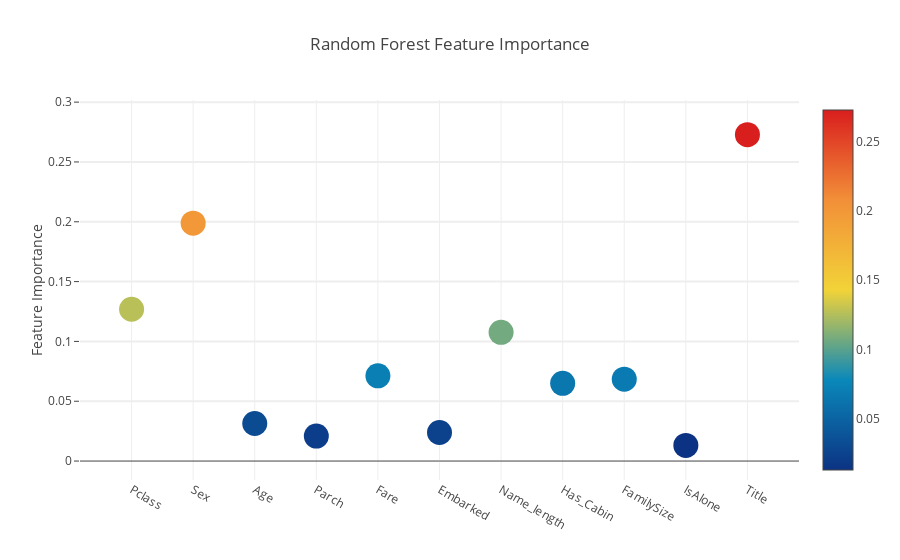
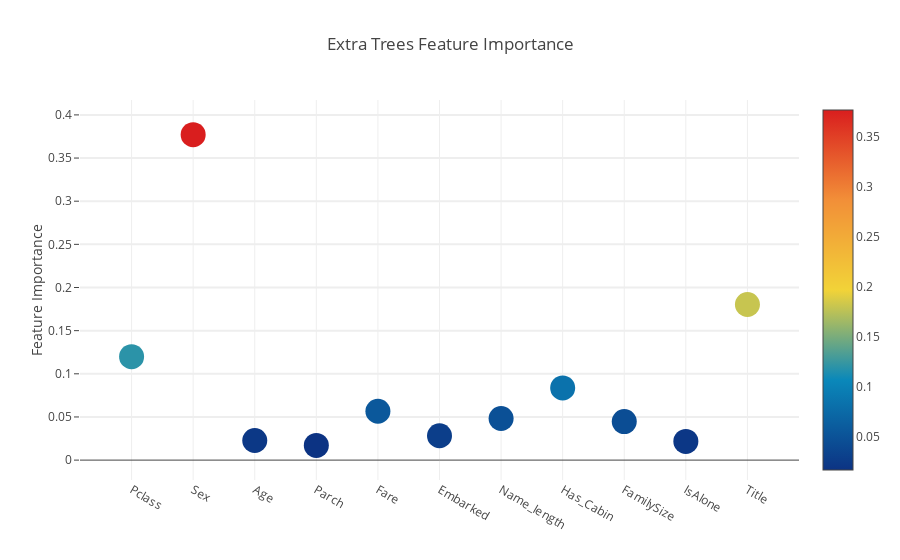
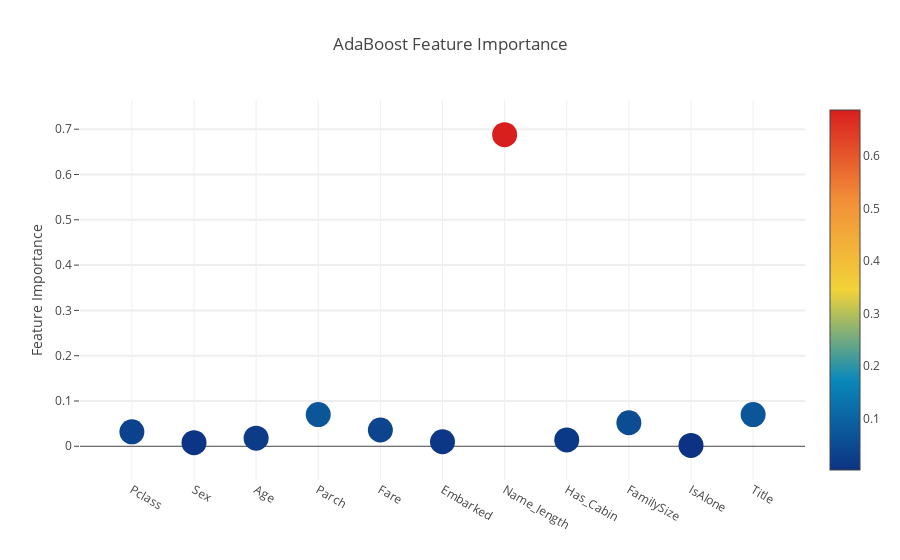
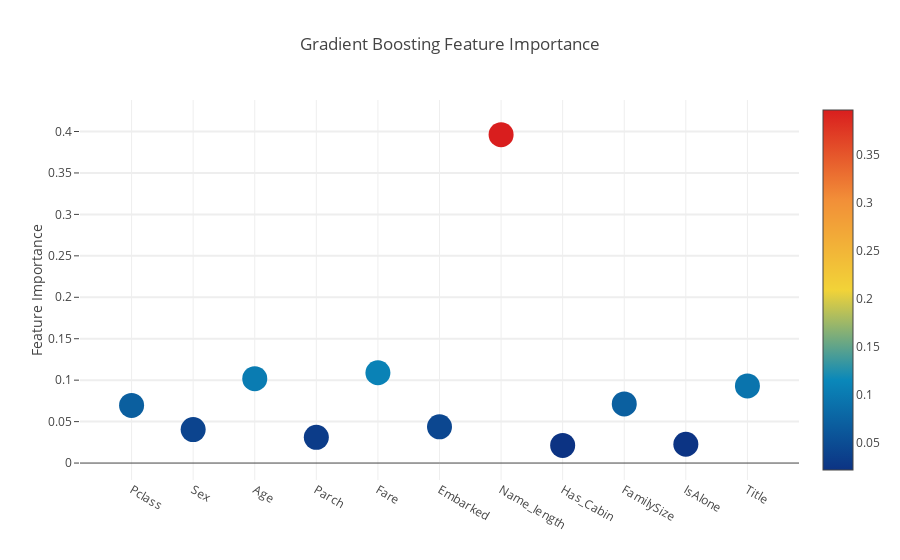

Source (notebook cell) for these figures, in order:
### Markdown cell above
**Interactive feature importances via Plotly scatterplots**

I'll use the interactive Plotly package at this juncture to visualise the feature importances values of the different classifiers

### Code cell
# Scatter plot 
trace = go.Scatter(
    y = feature_dataframe['Random Forest feature importances'].values,
    x = feature_dataframe['features'].values,
    mode='markers',
    marker=dict(
        sizemode = 'diameter',
        sizeref = 1,
        size = 25,
        color = feature_dataframe['Random Forest feature importances'].values,
        colorscale='Portland',
        showscale=True
    ),
    text = feature_dataframe['features'].values
)
data = [trace]

layout= go.Layout(
    autosize= True,
    title= 'Random Forest Feature Importance',
    hovermode= 'closest',
    yaxis=dict(
        title= 'Feature Importance',
        ticklen= 5,
        gridwidth= 2
    ),
    showlegend= False
)
fig = go.Figure(data=data, layout=layout)
py.iplot(fig,filename='scatter2010')

# Scatter plot 
trace = go.Scatter(
    y = feature_dataframe['Extra Trees  feature importances'].values,
    x = feature_dataframe['features'].values,
    mode='markers',
    marker=dict(
        sizemode = 'diameter',
        sizeref = 1,
        size = 25,
        color = feature_dataframe['Extra Trees  feature importances'].values,
        colorscale='Portland',
        showscale=True
    ),
    text = feature_dataframe['features'].values
)
data = [trace]

layout= go.Layout(
    autosize= True,
    title= 'Extra Trees Feature Importance',
    hovermode= 'closest',
    yaxis=dict(
        title= 'Feature Importance',
        ticklen= 5,
        gridwidth= 2
    ),
    showlegend= False
)
fig = go.Figure(data=data, layout=layout)
py.iplot(fig,filename='scatter2010')

# Scatter plot 
trace = go.Scatter(
    y = feature_dataframe['AdaBoost feature importances'].values,
    x = feature_dataframe['features'].values,
    mode='markers',
    marker=dict(
        sizemode = 'diameter',
        sizeref = 1,
        size = 25,
        color = feature_dataframe['AdaBoost feature importances'].values,
        colorscale='Portland',
        showscale=True
    ),
    text = feature_dataframe['features'].values
)
data = [trace]

layout= go.Layout(
    autosize= True,
    title= 'AdaBoost Feature Importance',
    hovermode= 'closest',
    yaxis=dict(
        title= 'Feature Importance',
        ticklen= 5,
        gridwidth= 2
    ),
    showlegend= False
)
fig = go.Figure(data=data, layout=layout)
py.iplot(fig,filename='scatter2010')

# Scatter plot 
trace = go.Scatter(
    y = feature_dataframe['Gradient Boost feature importances'].values,
    x = feature_dataframe['features'].values,
    mode='markers',
    marker=dict(
        sizemode = 'diameter',
        sizeref = 1,
        size = 25,
        color = feature_dataframe['Gradient Boost feature importances'].values,
        colorscale='Portland',
        showscale=True
    ),
    text = feature_dataframe['features'].values
)
data = [trace]

layout= go.Layout(
    autosize= True,
    title= 'Gradient Boosting Feature Importance',
    hovermode= 'closest',
    yaxis=dict(
        title= 'Feature Importance',
        ticklen= 5,
        gridwidth= 2
    ),
    showlegend= False
)
fig = go.Figure(data=data, layout=layout)
py.iplot(fig,filename='scatter2010')

### Figure 1 — Plotly figure (JSON) as saved in the notebook; plotly's stock layout.template omitted (floating-point values rounded to 4 significant figures)
{"data": [{"marker": {"color": [0.1269, 0.1989, 0.03137, 0.02087, 0.07123, 0.02385, 0.1076, 0.06496, 0.06843, 0.01311, 0.2728], "colorscale": "Portland", "showscale": true, "size": 25, "sizemode": "diameter", "sizeref": 1}, "mode": "markers", "text": ["Pclass", "Sex", "Age", "Parch", "Fare", "Embarked", "Name_length", "Has_Cabin", "FamilySize", "IsAlone", "Title"], "type": "scatter", "x": ["Pclass", "Sex", "Age", "Parch", "Fare", "Embarked", "Name_length", "Has_Cabin", "FamilySize", "IsAlone", "Title"], "y": [0.1269, 0.1989, 0.03137, 0.02087, 0.07123, 0.02385, 0.1076, 0.06496, 0.06843, 0.01311, 0.2728]}], "layout": {"autosize": true, "hovermode": "closest", "showlegend": false, "title": "Random Forest Feature Importance", "yaxis": {"gridwidth": 2, "ticklen": 5, "title": "Feature Importance"}}}

### Figure 2 — Plotly figure (JSON) as saved in the notebook; plotly's stock layout.template omitted (floating-point values rounded to 4 significant figures)
{"data": [{"marker": {"color": [0.1198, 0.3771, 0.0227, 0.01707, 0.05659, 0.02823, 0.04818, 0.08363, 0.04467, 0.02162, 0.1803], "colorscale": "Portland", "showscale": true, "size": 25, "sizemode": "diameter", "sizeref": 1}, "mode": "markers", "text": ["Pclass", "Sex", "Age", "Parch", "Fare", "Embarked", "Name_length", "Has_Cabin", "FamilySize", "IsAlone", "Title"], "type": "scatter", "x": ["Pclass", "Sex", "Age", "Parch", "Fare", "Embarked", "Name_length", "Has_Cabin", "FamilySize", "IsAlone", "Title"], "y": [0.1198, 0.3771, 0.0227, 0.01707, 0.05659, 0.02823, 0.04818, 0.08363, 0.04467, 0.02162, 0.1803]}], "layout": {"autosize": true, "hovermode": "closest", "showlegend": false, "title": "Extra Trees Feature Importance", "yaxis": {"gridwidth": 2, "ticklen": 5, "title": "Feature Importance"}}}

### Figure 3 — Plotly figure (JSON) as saved in the notebook; plotly's stock layout.template omitted (floating-point values rounded to 4 significant figures)
{"data": [{"marker": {"color": [0.032, 0.008, 0.018, 0.07, 0.036, 0.01, 0.688, 0.014, 0.052, 0.002, 0.07], "colorscale": "Portland", "showscale": true, "size": 25, "sizemode": "diameter", "sizeref": 1}, "mode": "markers", "text": ["Pclass", "Sex", "Age", "Parch", "Fare", "Embarked", "Name_length", "Has_Cabin", "FamilySize", "IsAlone", "Title"], "type": "scatter", "x": ["Pclass", "Sex", "Age", "Parch", "Fare", "Embarked", "Name_length", "Has_Cabin", "FamilySize", "IsAlone", "Title"], "y": [0.032, 0.008, 0.018, 0.07, 0.036, 0.01, 0.688, 0.014, 0.052, 0.002, 0.07]}], "layout": {"autosize": true, "hovermode": "closest", "showlegend": false, "title": "AdaBoost Feature Importance", "yaxis": {"gridwidth": 2, "ticklen": 5, "title": "Feature Importance"}}}

### Figure 4 — Plotly figure (JSON) as saved in the notebook; plotly's stock layout.template omitted (floating-point values rounded to 4 significant figures)
{"data": [{"marker": {"color": [0.0695, 0.04045, 0.1018, 0.03108, 0.1089, 0.04367, 0.3962, 0.02134, 0.07131, 0.02268, 0.09303], "colorscale": "Portland", "showscale": true, "size": 25, "sizemode": "diameter", "sizeref": 1}, "mode": "markers", "text": ["Pclass", "Sex", "Age", "Parch", "Fare", "Embarked", "Name_length", "Has_Cabin", "FamilySize", "IsAlone", "Title"], "type": "scatter", "x": ["Pclass", "Sex", "Age", "Parch", "Fare", "Embarked", "Name_length", "Has_Cabin", "FamilySize", "IsAlone", "Title"], "y": [0.0695, 0.04045, 0.1018, 0.03108, 0.1089, 0.04367, 0.3962, 0.02134, 0.07131, 0.02268, 0.09303]}], "layout": {"autosize": true, "hovermode": "closest", "showlegend": false, "title": "Gradient Boosting Feature Importance", "yaxis": {"gridwidth": 2, "ticklen": 5, "title": "Feature Importance"}}}
